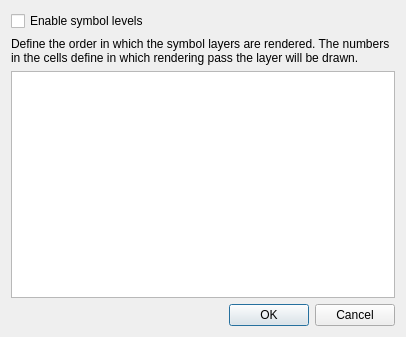
<?xml version="1.0" encoding="UTF-8"?>
<ui version="4.0">
 <class>SymbolLevelsV2DialogBase</class>
 <widget class="QDialog" name="SymbolLevelsV2DialogBase">
  <property name="geometry">
   <rect>
    <x>0</x>
    <y>0</y>
    <width>406</width>
    <height>337</height>
   </rect>
  </property>
  <property name="windowTitle">
   <string>Symbol Levels</string>
  </property>
  <layout class="QGridLayout" name="gridLayout">
   <item row="0" column="0">
    <widget class="QCheckBox" name="chkEnable">
     <property name="text">
      <string>Enable symbol levels</string>
     </property>
    </widget>
   </item>
   <item row="1" column="0">
    <widget class="QLabel" name="label">
     <property name="text">
      <string>Define the order in which the symbol layers are rendered. The numbers in the cells define in which rendering pass the layer will be drawn.</string>
     </property>
     <property name="wordWrap">
      <bool>true</bool>
     </property>
    </widget>
   </item>
   <item row="2" column="0">
    <widget class="QTableWidget" name="tableLevels">
     <property name="horizontalScrollMode">
      <enum>QAbstractItemView::ScrollPerPixel</enum>
     </property>
     <attribute name="horizontalHeaderStretchLastSection">
      <bool>true</bool>
     </attribute>
    </widget>
   </item>
   <item row="3" column="0">
    <widget class="QDialogButtonBox" name="buttonBox">
     <property name="orientation">
      <enum>Qt::Horizontal</enum>
     </property>
     <property name="standardButtons">
      <set>QDialogButtonBox::Cancel|QDialogButtonBox::Ok</set>
     </property>
    </widget>
   </item>
  </layout>
 </widget>
 <resources/>
 <connections>
  <connection>
   <sender>buttonBox</sender>
   <signal>accepted()</signal>
   <receiver>SymbolLevelsV2DialogBase</receiver>
   <slot>accept()</slot>
   <hints>
    <hint type="sourcelabel">
     <x>248</x>
     <y>254</y>
    </hint>
    <hint type="destinationlabel">
     <x>157</x>
     <y>274</y>
    </hint>
   </hints>
  </connection>
  <connection>
   <sender>buttonBox</sender>
   <signal>rejected()</signal>
   <receiver>SymbolLevelsV2DialogBase</receiver>
   <slot>reject()</slot>
   <hints>
    <hint type="sourcelabel">
     <x>316</x>
     <y>260</y>
    </hint>
    <hint type="destinationlabel">
     <x>286</x>
     <y>274</y>
    </hint>
   </hints>
  </connection>
 </connections>
</ui>
